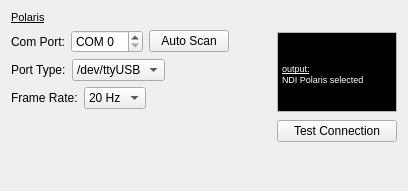
<?xml version="1.0" encoding="UTF-8"?>
<ui version="4.0">
 <class>QmitkNDIPolarisWidget</class>
 <widget class="QWidget" name="QmitkNDIPolarisWidget">
  <property name="geometry">
   <rect>
    <x>0</x>
    <y>0</y>
    <width>408</width>
    <height>191</height>
   </rect>
  </property>
  <layout class="QVBoxLayout" name="verticalLayout_14">
   <item>
    <widget class="QLabel" name="polaris_label">
     <property name="text">
      <string>&lt;!DOCTYPE HTML PUBLIC &quot;-//W3C//DTD HTML 4.0//EN&quot; &quot;http://www.w3.org/TR/REC-html40/strict.dtd&quot;&gt;
&lt;html&gt;&lt;head&gt;&lt;meta name=&quot;qrichtext&quot; content=&quot;1&quot; /&gt;&lt;style type=&quot;text/css&quot;&gt;
p, li { white-space: pre-wrap; }
&lt;/style&gt;&lt;/head&gt;&lt;body style=&quot; font-family:'MS Shell Dlg 2'; font-size:8pt; font-weight:400; font-style:normal;&quot;&gt;
&lt;p style=&quot; margin-top:0px; margin-bottom:0px; margin-left:0px; margin-right:0px; -qt-block-indent:0; text-indent:0px;&quot;&gt;&lt;span style=&quot; text-decoration: underline;&quot;&gt;Polaris&lt;/span&gt;&lt;/p&gt;&lt;/body&gt;&lt;/html&gt;</string>
     </property>
    </widget>
   </item>
   <item>
    <layout class="QHBoxLayout" name="horizontalLayout_6">
     <item>
      <layout class="QVBoxLayout" name="verticalLayout_3">
       <item>
        <layout class="QHBoxLayout" name="horizontalLayout_9">
         <item>
          <widget class="QLabel" name="m_comPortLabelPolaris">
           <property name="text">
            <string>Com Port:</string>
           </property>
          </widget>
         </item>
         <item>
          <widget class="QSpinBox" name="m_portSpinBoxPolaris">
           <property name="suffix">
            <string/>
           </property>
           <property name="prefix">
            <string>COM </string>
           </property>
          </widget>
         </item>
         <item>
          <widget class="QPushButton" name="m_AutoScanPolaris">
           <property name="text">
            <string>Auto Scan</string>
           </property>
          </widget>
         </item>
         <item>
          <spacer name="horizontalSpacer_9">
           <property name="orientation">
            <enum>Qt::Horizontal</enum>
           </property>
           <property name="sizeHint" stdset="0">
            <size>
             <width>40</width>
             <height>20</height>
            </size>
           </property>
          </spacer>
         </item>
        </layout>
       </item>
       <item>
        <layout class="QHBoxLayout" name="horizontalLayout_3">
         <item>
          <widget class="QLabel" name="portTypeLabelPolaris">
           <property name="text">
            <string>Port Type:</string>
           </property>
          </widget>
         </item>
         <item>
          <widget class="QComboBox" name="portTypePolaris">
           <item>
            <property name="text">
             <string>/dev/ttyUSB</string>
            </property>
           </item>
           <item>
            <property name="text">
             <string>/dev/ttyS</string>
            </property>
           </item>
          </widget>
         </item>
         <item>
          <spacer name="horizontalSpacer_12">
           <property name="orientation">
            <enum>Qt::Horizontal</enum>
           </property>
           <property name="sizeHint" stdset="0">
            <size>
             <width>40</width>
             <height>20</height>
            </size>
           </property>
          </spacer>
         </item>
        </layout>
       </item>
       <item>
        <layout class="QHBoxLayout" name="horizontalLayout_5">
         <item>
          <widget class="QLabel" name="m_frameRateLabelPolaris">
           <property name="text">
            <string>Frame Rate:</string>
           </property>
          </widget>
         </item>
         <item>
          <widget class="QComboBox" name="m_frameRateComboBoxPolaris">
           <item>
            <property name="text">
             <string>20 Hz</string>
            </property>
           </item>
           <item>
            <property name="text">
             <string>30 Hz</string>
            </property>
           </item>
           <item>
            <property name="text">
             <string>60 Hz</string>
            </property>
           </item>
          </widget>
         </item>
         <item>
          <spacer name="horizontalSpacer_8">
           <property name="orientation">
            <enum>Qt::Horizontal</enum>
           </property>
           <property name="sizeHint" stdset="0">
            <size>
             <width>40</width>
             <height>20</height>
            </size>
           </property>
          </spacer>
         </item>
        </layout>
       </item>
       <item>
        <spacer name="verticalSpacer_2">
         <property name="orientation">
          <enum>Qt::Vertical</enum>
         </property>
         <property name="sizeHint" stdset="0">
          <size>
           <width>20</width>
           <height>40</height>
          </size>
         </property>
        </spacer>
       </item>
      </layout>
     </item>
     <item>
      <layout class="QVBoxLayout" name="verticalLayout">
       <item>
        <widget class="QTextEdit" name="m_outputTextPolaris">
         <property name="minimumSize">
          <size>
           <width>120</width>
           <height>50</height>
          </size>
         </property>
         <property name="maximumSize">
          <size>
           <width>120</width>
           <height>80</height>
          </size>
         </property>
         <property name="baseSize">
          <size>
           <width>120</width>
           <height>0</height>
          </size>
         </property>
         <property name="html">
          <string>&lt;!DOCTYPE HTML PUBLIC &quot;-//W3C//DTD HTML 4.0//EN&quot; &quot;http://www.w3.org/TR/REC-html40/strict.dtd&quot;&gt;
&lt;html&gt;&lt;head&gt;&lt;meta name=&quot;qrichtext&quot; content=&quot;1&quot; /&gt;&lt;style type=&quot;text/css&quot;&gt;
p, li { white-space: pre-wrap; }
&lt;/style&gt;&lt;/head&gt;&lt;body style=&quot; font-family:'MS Shell Dlg 2'; font-size:7.8pt; font-weight:400; font-style:normal;&quot; bgcolor=&quot;#000000&quot;&gt;
&lt;p style=&quot; margin-top:0px; margin-bottom:0px; margin-left:0px; margin-right:0px; -qt-block-indent:0; text-indent:0px;&quot;&gt;&lt;span style=&quot; font-size:8pt;&quot;&gt;                                      &lt;/span&gt;&lt;/p&gt;
&lt;p style=&quot; margin-top:0px; margin-bottom:0px; margin-left:0px; margin-right:0px; -qt-block-indent:0; text-indent:0px;&quot;&gt;&lt;span style=&quot; font-size:8pt;&quot;&gt;                                      &lt;/span&gt;&lt;/p&gt;
&lt;p style=&quot; margin-top:0px; margin-bottom:0px; margin-left:0px; margin-right:0px; -qt-block-indent:0; text-indent:0px;&quot;&gt;&lt;span style=&quot; font-size:7pt; text-decoration: underline; color:#ffffff;&quot;&gt;output:&lt;/span&gt;&lt;span style=&quot; font-size:8pt;&quot;&gt;                                      &lt;/span&gt;&lt;/p&gt;
&lt;p style=&quot; margin-top:0px; margin-bottom:0px; margin-left:0px; margin-right:0px; -qt-block-indent:0; text-indent:0px;&quot;&gt;&lt;span style=&quot; font-size:7pt; color:#ffffff;&quot;&gt;NDI Polaris selected&lt;/span&gt;&lt;span style=&quot; font-size:8pt;&quot;&gt;                                    &lt;/span&gt;&lt;/p&gt;&lt;/body&gt;&lt;/html&gt;</string>
         </property>
         <property name="textInteractionFlags">
          <set>Qt::NoTextInteraction</set>
         </property>
        </widget>
       </item>
       <item>
        <widget class="QPushButton" name="m_testConnectionPolaris">
         <property name="minimumSize">
          <size>
           <width>120</width>
           <height>0</height>
          </size>
         </property>
         <property name="maximumSize">
          <size>
           <width>120</width>
           <height>16777215</height>
          </size>
         </property>
         <property name="text">
          <string>Test Connection</string>
         </property>
        </widget>
       </item>
      </layout>
     </item>
    </layout>
   </item>
   <item>
    <spacer name="verticalSpacer">
     <property name="orientation">
      <enum>Qt::Vertical</enum>
     </property>
     <property name="sizeHint" stdset="0">
      <size>
       <width>20</width>
       <height>40</height>
      </size>
     </property>
    </spacer>
   </item>
  </layout>
 </widget>
 <resources/>
 <connections/>
</ui>
